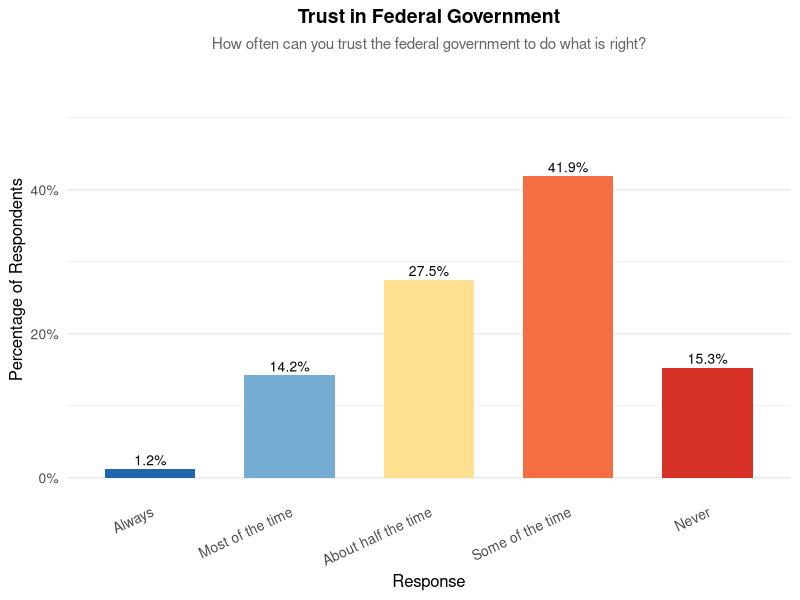
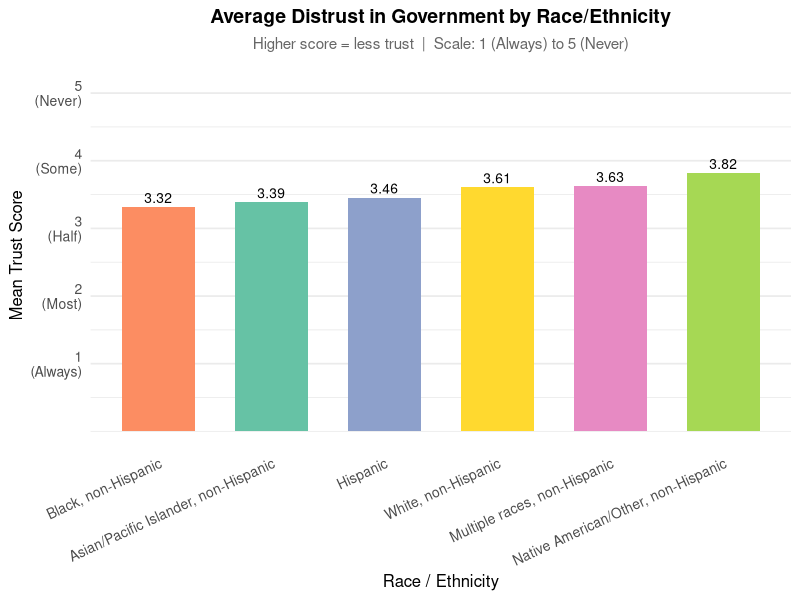
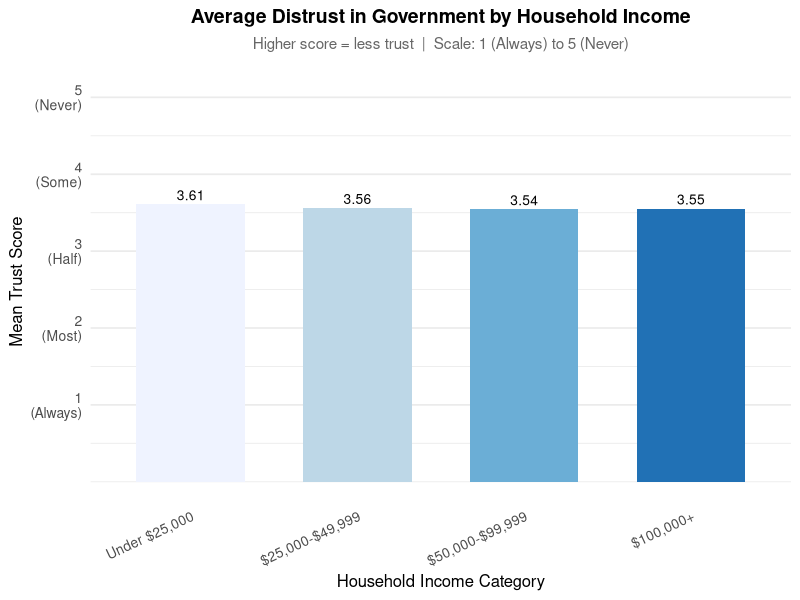
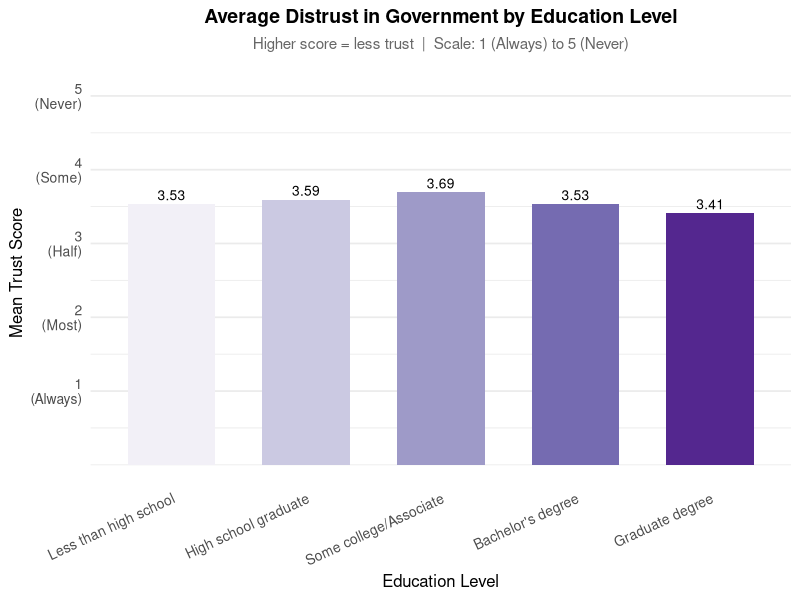
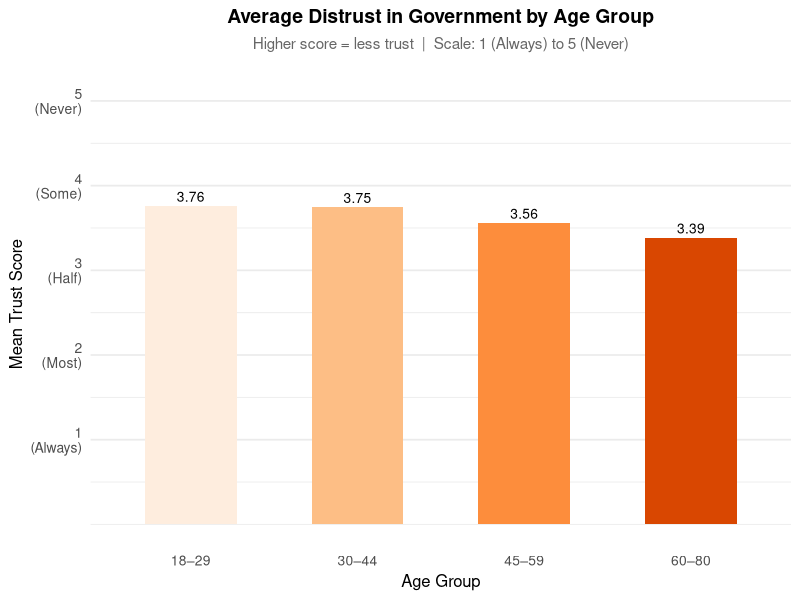
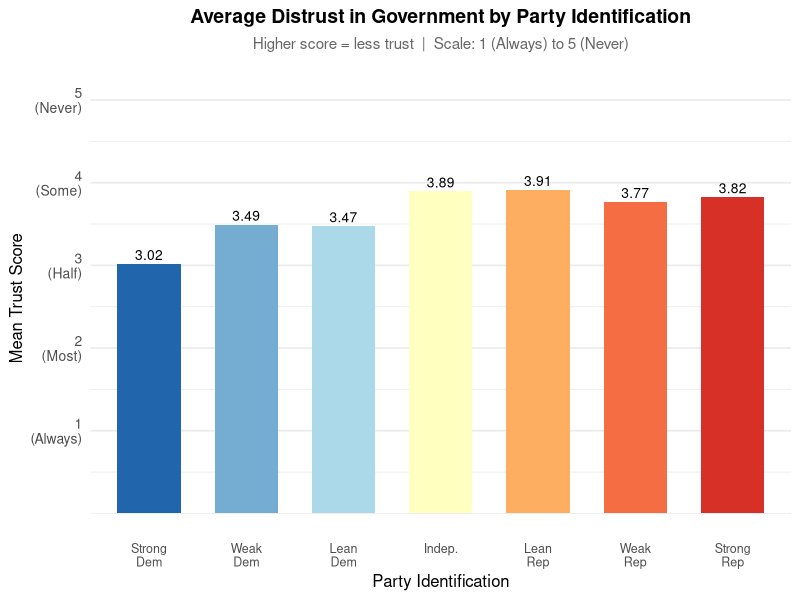

The R script that drew these images, in order:
# Assignment 3 – Descriptive Statistics: Bar Graphs
# Load libraries
library(ggplot2)
library(dplyr)

# ── Load data ──────────────────────────────────────────────────────────────────
df <- read.csv("anes_all_cleaned_vars.csv",
               stringsAsFactors = FALSE)

# ── Shared theme ───────────────────────────────────────────────────────────────
my_theme <- theme_minimal(base_size = 13) +
  theme(
    plot.title    = element_text(face = "bold", hjust = 0.5, size = 14),
    plot.subtitle = element_text(hjust = 0.5, size = 11, color = "grey40"),
    axis.title    = element_text(size = 12),
    axis.text.x   = element_text(angle = 25, hjust = 1, size = 10),
    axis.text.y   = element_text(size = 10),
    legend.position = "none",
    panel.grid.major.x = element_blank()
  )

trust_levels <- c("Always", "Most of the time", "About half the time",
                  "Some of the time", "Never")
trust_colors <- c("#2166ac", "#74add1", "#fee090", "#f46d43", "#d73027")


# ── GRAPH 1: Trust in Government (Dependent Variable) ─────────────────────────
trust_data <- df %>%
  filter(!is.na(trust_clean)) %>%
  mutate(trust_clean = factor(trust_clean, levels = trust_levels)) %>%
  count(trust_clean) %>%
  mutate(pct = n / sum(n) * 100)

g1 <- ggplot(trust_data, aes(x = trust_clean, y = pct, fill = trust_clean)) +
  geom_col(width = 0.65) +
  geom_text(aes(label = sprintf("%.1f%%", pct)), vjust = -0.4, size = 3.5) +
  scale_fill_manual(values = trust_colors) +
  scale_y_continuous(limits = c(0, 55), labels = function(x) paste0(x, "%")) +
  labs(
    title    = "Trust in Federal Government",
    subtitle = "How often can you trust the federal government to do what is right?",
    x        = "Response",
    y        = "Percentage of Respondents"
  ) +
  my_theme

ggsave("graphs/trust_gov.png",
       g1, width = 7, height = 5, dpi = 300)


# ── GRAPH 2: Trust in Government by Race ──────────────────────────────────────
race_trust <- df %>%
  filter(!is.na(trust_clean), !is.na(race_clean)) %>%
  mutate(
    trust_clean = factor(trust_clean, levels = trust_levels),
    # Shorten long labels
    race_short = case_when(
      race_clean == "White non-Hispanic"                   ~ "White",
      race_clean == "Black non-Hispanic"                   ~ "Black",
      race_clean == "Hispanic"                             ~ "Hispanic",
      race_clean == "Asian/Pacific Islander non-Hispanic"  ~ "Asian/PI",
      race_clean == "Native American/Other non-Hispanic"   ~ "Native Am./Other",
      race_clean == "Multiple races non-Hispanic"          ~ "Multiracial",
      TRUE ~ race_clean
    )
  ) %>%
  group_by(race_short) %>%
  summarise(mean_trust = mean(as.numeric(trust_clean), na.rm = TRUE),
            n = n(), .groups = "drop")

g2 <- ggplot(race_trust, aes(x = reorder(race_short, mean_trust),
                             y = mean_trust, fill = race_short)) +
  geom_col(width = 0.65) +
  geom_text(aes(label = round(mean_trust, 2)), vjust = -0.4, size = 3.5) +
  scale_fill_brewer(palette = "Set2") +
  scale_y_continuous(limits = c(0, 5.2),
                     breaks = 1:5,
                     labels = c("1\n(Always)", "2\n(Most)", "3\n(Half)", "4\n(Some)", "5\n(Never)")) +
  labs(
    title    = "Average Distrust in Government by Race/Ethnicity",
    subtitle = "Higher score = less trust  |  Scale: 1 (Always) to 5 (Never)",
    x        = "Race / Ethnicity",
    y        = "Mean Trust Score"
  ) +
  my_theme

ggsave("graphs/trust_by_race.png",
       g2, width = 7, height = 5, dpi = 300)


# ── GRAPH 3: Trust in Government by Income Category ───────────────────────────
income_levels <- c("Under $25,000", "$25,000-$49,999",
                   "$50,000-$99,999", "$100,000+")

income_trust <- df %>%
  filter(!is.na(trust_clean), !is.na(income_category)) %>%
  mutate(
    trust_clean     = factor(trust_clean, levels = trust_levels),
    income_category = factor(income_category, levels = income_levels)
  ) %>%
  group_by(income_category) %>%
  summarise(mean_trust = mean(as.numeric(trust_clean), na.rm = TRUE),
            n = n(), .groups = "drop")

g3 <- ggplot(income_trust, aes(x = income_category, y = mean_trust,
                               fill = income_category)) +
  geom_col(width = 0.65) +
  geom_text(aes(label = round(mean_trust, 2)), vjust = -0.4, size = 3.5) +
  scale_fill_brewer(palette = "Blues", direction = 1) +
  scale_y_continuous(limits = c(0, 5.2),
                     breaks = 1:5,
                     labels = c("1\n(Always)", "2\n(Most)", "3\n(Half)", "4\n(Some)", "5\n(Never)")) +
  labs(
    title    = "Average Distrust in Government by Household Income",
    subtitle = "Higher score = less trust  |  Scale: 1 (Always) to 5 (Never)",
    x        = "Household Income Category",
    y        = "Mean Trust Score"
  ) +
  my_theme

ggsave("graphs/trust_by_income.png",
       g3, width = 7, height = 5, dpi = 300)


# ── GRAPH 4: Trust in Government by Education ─────────────────────────────────
edu_levels <- c("Less than high school", "High school graduate",
                "Some college/Associate", "Bachelor's degree", "Graduate degree")

edu_trust <- df %>%
  filter(!is.na(trust_clean), !is.na(education_category)) %>%
  mutate(
    trust_clean        = factor(trust_clean, levels = trust_levels),
    education_category = factor(education_category, levels = edu_levels)
  ) %>%
  group_by(education_category) %>%
  summarise(mean_trust = mean(as.numeric(trust_clean), na.rm = TRUE),
            n = n(), .groups = "drop")

g4 <- ggplot(edu_trust, aes(x = education_category, y = mean_trust,
                            fill = education_category)) +
  geom_col(width = 0.65) +
  geom_text(aes(label = round(mean_trust, 2)), vjust = -0.4, size = 3.5) +
  scale_fill_brewer(palette = "Purples") +
  scale_y_continuous(limits = c(0, 5.2),
                     breaks = 1:5,
                     labels = c("1\n(Always)", "2\n(Most)", "3\n(Half)", "4\n(Some)", "5\n(Never)")) +
  labs(
    title    = "Average Distrust in Government by Education Level",
    subtitle = "Higher score = less trust  |  Scale: 1 (Always) to 5 (Never)",
    x        = "Education Level",
    y        = "Mean Trust Score"
  ) +
  my_theme

ggsave("graphs/trust_by_education.png",
       g4, width = 7, height = 5, dpi = 300)


# ── GRAPH 5: Trust in Government by Age Group ─────────────────────────────────
age_trust <- df %>%
  filter(!is.na(trust_clean), !is.na(age_clean)) %>%
  mutate(
    trust_clean = factor(trust_clean, levels = trust_levels),
    age_group   = cut(age_clean,
                      breaks = c(17, 29, 44, 59, 80),
                      labels = c("18–29", "30–44", "45–59", "60–80"))
  ) %>%
  filter(!is.na(age_group)) %>%
  group_by(age_group) %>%
  summarise(mean_trust = mean(as.numeric(trust_clean), na.rm = TRUE),
            n = n(), .groups = "drop")

g5 <- ggplot(age_trust, aes(x = age_group, y = mean_trust, fill = age_group)) +
  geom_col(width = 0.55) +
  geom_text(aes(label = round(mean_trust, 2)), vjust = -0.4, size = 3.5) +
  scale_fill_brewer(palette = "Oranges") +
  scale_y_continuous(limits = c(0, 5.2),
                     breaks = 1:5,
                     labels = c("1\n(Always)", "2\n(Most)", "3\n(Half)", "4\n(Some)", "5\n(Never)")) +
  labs(
    title    = "Average Distrust in Government by Age Group",
    subtitle = "Higher score = less trust  |  Scale: 1 (Always) to 5 (Never)",
    x        = "Age Group",
    y        = "Mean Trust Score"
  ) +
  my_theme +
  theme(axis.text.x = element_text(angle = 0, hjust = 0.5))

ggsave("graphs/trust_by_age.png",
       g5, width = 6, height = 5, dpi = 300)


# ── GRAPH 6: Trust in Government by Party Identification ──────────────────────
party_levels <- c("Strong Democrat", "Not very strong Democrat",
                  "Independent-Democrat", "Independent",
                  "Independent-Republican", "Not very strong Republican",
                  "Strong Republican")
party_short  <- c("Strong\nDem", "Weak\nDem", "Lean\nDem",
                  "Indep.", "Lean\nRep", "Weak\nRep", "Strong\nRep")

party_trust <- df %>%
  filter(!is.na(trust_clean), !is.na(party_clean)) %>%
  mutate(
    trust_clean = factor(trust_clean, levels = trust_levels),
    party_clean = factor(party_clean, levels = party_levels)
  ) %>%
  group_by(party_clean) %>%
  summarise(mean_trust = mean(as.numeric(trust_clean), na.rm = TRUE),
            n = n(), .groups = "drop") %>%
  mutate(party_short = party_short[match(party_clean, party_levels)])

party_colors <- c("#2166ac","#74add1","#abd9e9",
                  "#ffffbf",
                  "#fdae61","#f46d43","#d73027")

g6 <- ggplot(party_trust, aes(x = party_short, y = mean_trust, fill = party_clean)) +
  geom_col(width = 0.65) +
  geom_text(aes(label = round(mean_trust, 2)), vjust = -0.4, size = 3.5) +
  scale_fill_manual(values = party_colors) +
  scale_x_discrete(limits = party_short) +
  scale_y_continuous(limits = c(0, 5.2),
                     breaks = 1:5,
                     labels = c("1\n(Always)", "2\n(Most)", "3\n(Half)", "4\n(Some)", "5\n(Never)")) +
  labs(
    title    = "Average Distrust in Government by Party Identification",
    subtitle = "Higher score = less trust  |  Scale: 1 (Always) to 5 (Never)",
    x        = "Party Identification",
    y        = "Mean Trust Score"
  ) +
  my_theme +
  theme(axis.text.x = element_text(angle = 0, hjust = 0.5, size = 9))

ggsave("graphs/trust_by_party.png",
       g6, width = 8, height = 5, dpi = 300)

message("✅ All 6 graphs saved ")
